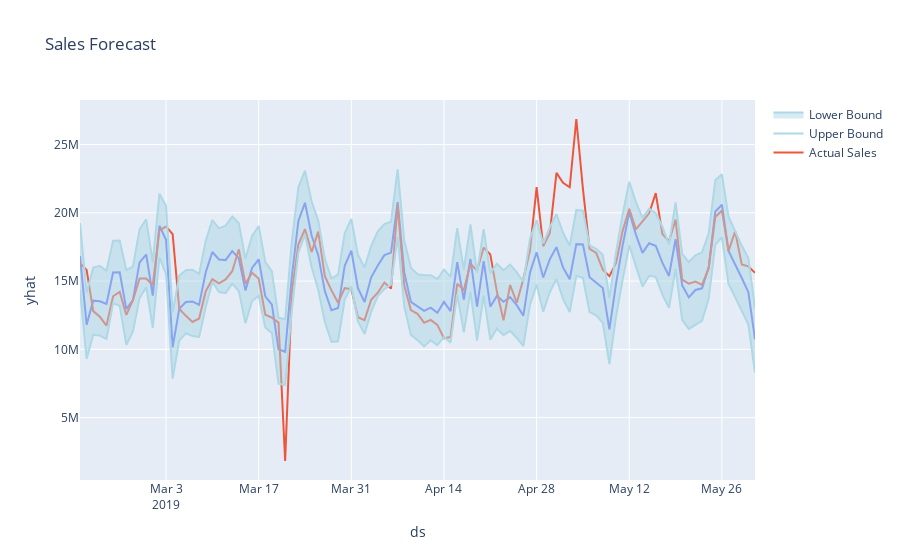

This figure's notebook cell:
### Code cell
fig = px.line(forecast, x='ds', y='yhat', title='Sales Forecast')
fig.add_scatter(x=test["ds"], y=test["y"], mode='lines', name='Actual Sales')
# plot confidence intervals
fig.add_trace(go.Scatter(x=forecast['ds'], y=forecast['yhat_upper'], fill=None, mode='lines', line_color='lightblue', name='Upper Bound'))
fig.add_trace(go.Scatter(x=forecast['ds'], y=forecast['yhat_lower'], fill='tonexty', mode='lines', line_color='lightblue', name='Lower Bound'))
fig.show()
